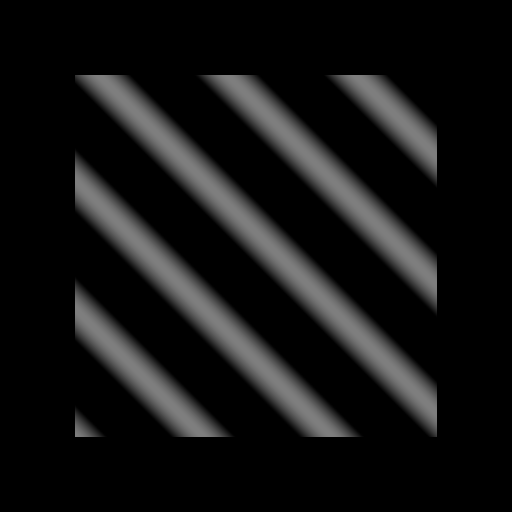

The script that drew this image:
#!/usr/bin/env python

# Generate and display a sinusoidal pattern image using
# vtkImageSinusoidSource.

# Factory overrides: importing these modules registers the OpenGL rendering
# and interaction style implementations for vtkRenderingCore factory classes.
import vtkmodules.vtkInteractionStyle  # noqa: F401
import vtkmodules.vtkRenderingOpenGL2  # noqa: F401
# VTK pipeline classes used in this example
from vtkmodules.vtkImagingCore import vtkImageCast
from vtkmodules.vtkImagingSources import vtkImageSinusoidSource
from vtkmodules.vtkInteractionStyle import vtkInteractorStyleImage
from vtkmodules.vtkRenderingCore import (
    vtkImageActor,
    vtkRenderWindow,
    vtkRenderWindowInteractor,
    vtkRenderer,
)

# Colors (normalized RGB)
black_rgb = (0.0, 0.0, 0.0)

# Source: generate a sinusoidal pattern image
source = vtkImageSinusoidSource()
source.SetWholeExtent(0, 255, 0, 255, 0, 0)
source.SetAmplitude(127)
source.SetDirection(1.0, 1.0, 0.0)
source.SetPeriod(64.0)
source.Update()

# Cast: convert from double to unsigned char for display
cast_filter = vtkImageCast()
cast_filter.SetInputConnection(source.GetOutputPort())
cast_filter.SetOutputScalarTypeToUnsignedChar()
cast_filter.ClampOverflowOn()

# Actor: display the sinusoidal image
actor = vtkImageActor()
actor.GetMapper().SetInputConnection(cast_filter.GetOutputPort())

# Renderer: assemble the scene with parallel projection for 2D viewing
renderer = vtkRenderer()
renderer.AddActor(actor)
renderer.SetBackground(black_rgb)

# Window: display the rendered scene
render_window = vtkRenderWindow()
render_window.AddRenderer(renderer)
render_window.SetWindowName("sinusoid source")
render_window.SetMultiSamples(0)
render_window.SetSize(512, 512)

# Interactor: handle mouse and keyboard events with 2D image style
render_window_interactor = vtkRenderWindowInteractor()
interactor_style_image = vtkInteractorStyleImage()
render_window_interactor.SetInteractorStyle(interactor_style_image)
render_window_interactor.SetRenderWindow(render_window)

# Scene: configure parallel projection for 2D image viewing
renderer.ResetCamera()
renderer.GetActiveCamera().ParallelProjectionOn()

render_window_interactor.Initialize()
render_window_interactor.Start()
